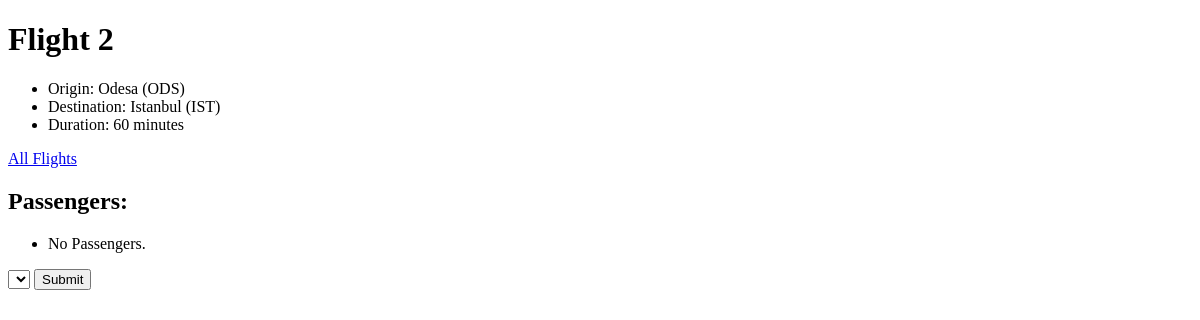
Page /flights/2 on the earlier database version.
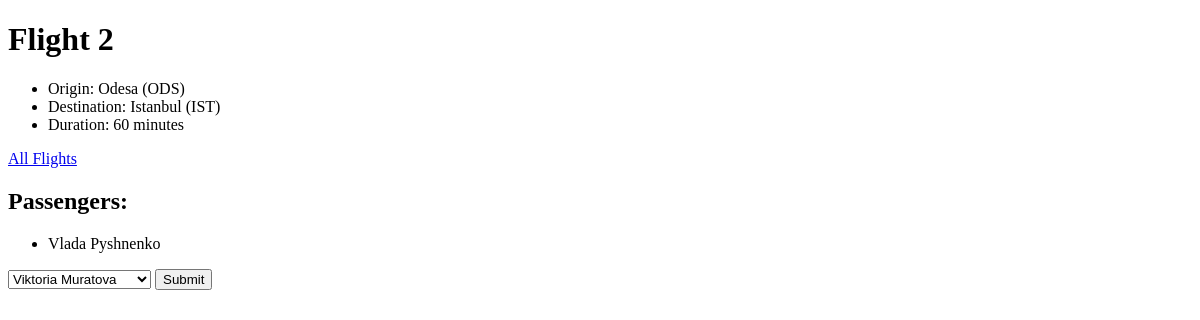
Same page on the later database version.
### flights/models.py (models this page shows)
class People(models.Model):
  first = models.CharField(max_length=64)
  last = models.CharField(max_length=64)
  flights = models.ManyToManyField(Flight, blank=True, related_name="passengers")
  def __str__(self):
    return f"{self.first} {self.last}"

### flights/views.py (the view)
# urls.py: path("<int:flight_id>", views.flight, name="flight"),
def flight(request, flight_id):
  flight = Flight.objects.get(id=flight_id)
  passengers = flight.passengers.all()
  non_passengers = People.objects.exclude(flights=flight).all()
  return render(request, "flights/flight.html", {
    "flight": flight,
    "passengers": passengers,
    "non_passengers": non_passengers
  })

### flights/models.py (called while the page is built)
  def __str__(self):
    return f"{self.city} ({self.code})"

### flights/templates/flights/flight.html (shortened to what this page needs)
{% extends "flights/layout.html" %}
{% block body %}
  <h1>Flight {{ flight.id }}</h1>
  <ul>
    <li>Origin: {{ flight.origin }}</li>
    <li>Destination: {{ flight.destination }}</li>
    <li>Duration: {{ flight.duration }} minutes</li>
  </ul>
  <a href="{% url 'index' %}">All Flights</a>
  <h2>Passengers:</h2>
    <ul>
      {% for passenger in passengers %}
        <li> {{ passenger }}</li>
      {% empty %}
        <li>No Passengers.</li>
      {% endfor %}
    </ul>
  <form action="{% url 'book' flight.id %}" method="post">
    <select name="passenger" id="">
      {% for passenger in non_passengers %}
        <option value="{{ passenger.id }}"> {{ passenger }}</option>
      {% endfor %}
    </select>
    <input type="submit">
  </form>
{% endblock %}

Differences in the rows shown:
added People: first+last "Vlada Pyshnenko"
Other differences:
form field passenger: (not shown) → "Viktoria Muratova"
text no longer shown: "No Passengers."
